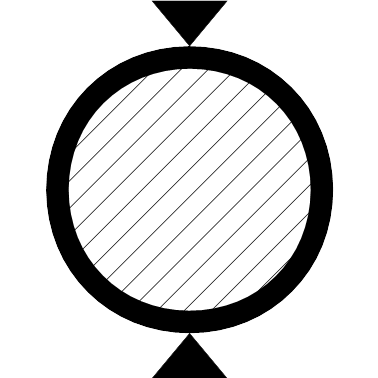
#> input picture V_x.png, 378 x 378 px, found by its file name
$ python tiles_bauen.py
#> lines starting #> are read from the running program, lines starting #| are printed output that depends on the picture
"""Erzeugt die Slot-Tiles der App aus dem Original-Artwork.

Quelle ist `legacy/ArtWork/` (Archiv, bleibt unverändert), Ziel
`app/assets/artwork/`. Alles hier ist ableitbar — die Datei ist die einzige
Stelle, an der die Tiles entstehen, damit sie sich jederzeit identisch
neu bauen lassen.

Drei Schritte:

1. **Größere Dreiecke.** Die Dreiecke ober- und unterhalb des Kreises
   bedeuten „dieser Wert zählt"; im Bestand tragen sie `-1` (zählt immer)
   und `x` (das Loch). Sie werden vergrößert, damit sie auch auf kleinen
   Karten erkennbar sind.
2. **Weiße Kontur.** Die Symbole sind schwarz; auf dunklem Spielbrett oder
   dunklem Artwork verschwinden sie sonst. Die Kontur wird aus dem
   Alphakanal erzeugt und folgt damit jeder Form, auch den Dreiecken.

Aufruf aus dem Repo-Wurzelverzeichnis:  python3 tools/artwork/tiles_bauen.py
"""

import pathlib

from PIL import Image, ImageDraw, ImageFilter

SRC = pathlib.Path("legacy/ArtWork")
DST = pathlib.Path("app/assets/artwork")

KACHEL = 378
SS = 4  # Supersampling für saubere Kanten
MITTE_X = 189.0
RING_OBEN, RING_UNTEN = 46.0, 332.0  # Kreiskante, aus den Wert-Tiles gemessen
DREIECK_BREITE = 110.0
KONTUR = 26  # Stärke der weißen Kontur
SCHWARZ = (0, 0, 0, 255)

# Im Bestand sind mehrere Dateien byte-identisch: ein Loch-Tile und ein
# Schwäche-Tile, jeweils personenunabhängig.
LOCH_ZIELE = ["Empty.png", "V_x.png", "S_x.png", "HG_x.png"]
SCHWAECHE_ZIELE = ["Evil.png", "V_-1.png", "S_-1.png", "HG_-1.png"]
WERT_ZIELE = [f"{p}_{w}.png" for p in ("V", "S", "HG") for w in (0, 1, 2)]


def dreiecke() -> Image.Image:
    """Transparente Ebene mit beiden Dreiecken, Spitze jeweils zur Ringkante."""
    s = KACHEL * SS
    ebene = Image.new("RGBA", (s, s), (0, 0, 0, 0))
#> ebene: PIL image 1512x1512 RGBA; every value is 0
    stift = ImageDraw.Draw(ebene)
    cx, hb = MITTE_X * SS, DREIECK_BREITE * SS / 2
    stift.polygon([(cx - hb, 0), (cx + hb, 0), (cx, RING_OBEN * SS)], fill=SCHWARZ)
    stift.polygon([(cx - hb, s), (cx + hb, s), (cx, RING_UNTEN * SS)], fill=SCHWARZ)
    return ebene.resize((KACHEL, KACHEL), Image.LANCZOS)
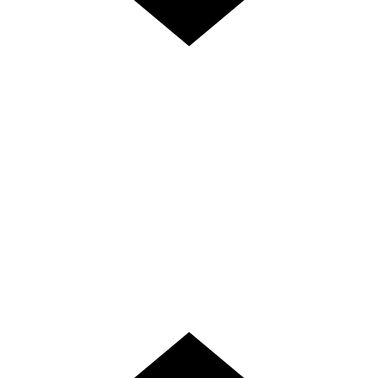
#> returned value: PIL image 378x378 RGBA; mean R, G, B, A 0, 0, 0, 9.1; transparent parts drawn white


def mit_neuen_dreiecken(quelle: str, marker: Image.Image) -> Image.Image:
    """Kreisgrafik übernehmen, die kleinen Original-Dreiecke ersetzen.

    Die Dreiecke liegen außerhalb des Kreises (y < 46 bzw. y > 332), lassen
    sich also wegschneiden, ohne die Kreisgrafik zu berühren.
    """
#> called with quelle = 'V_x.png'
    bild = Image.open(SRC / quelle).convert("RGBA")
#> bild is the input picture: PIL image 378x378 RGBA; mean R, G, B, A 212, 212, 212, 122.6
    px = bild.load()
    for y in list(range(0, int(RING_OBEN))) + list(range(int(RING_UNTEN) + 1, KACHEL)):
        for x in range(KACHEL):
            px[x, y] = (0, 0, 0, 0)
    bild.alpha_composite(marker)
    return bild


def mit_kontur(bild: Image.Image) -> Image.Image:
    """Weiße Kontur rund um alle undurchsichtigen Formen."""
    breiter = bild.getchannel("A").filter(ImageFilter.MaxFilter(KONTUR * 2 + 1))
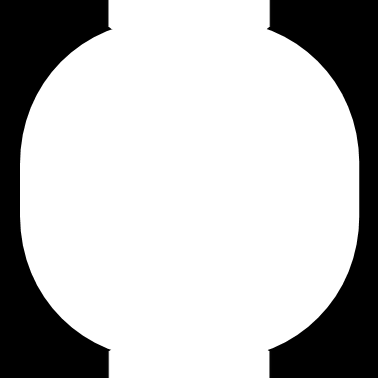
#> breiter: PIL image 378x378 L; min 0, max 255, mean 187
    weiss = Image.new("RGBA", bild.size, (255, 255, 255, 255))
#> weiss: PIL image 378x378 RGBA; every value is 255
    weiss.putalpha(breiter)
    return Image.alpha_composite(weiss, bild)


def main() -> None:
    marker = dreiecke()
    loch = mit_kontur(mit_neuen_dreiecken("V_x.png", marker))
    for name in LOCH_ZIELE:
        loch.save(DST / name)

    schwaeche = mit_kontur(mit_neuen_dreiecken("V_-1.png", marker))
    for name in SCHWAECHE_ZIELE:
        schwaeche.save(DST / name)

    for name in WERT_ZIELE:
        mit_kontur(Image.open(SRC / name).convert("RGBA")).save(DST / name)

    print(f"{len(LOCH_ZIELE) + len(SCHWAECHE_ZIELE) + len(WERT_ZIELE)} Tiles geschrieben")


if __name__ == "__main__":
#> (the run stopped early here; a loop or call above may not have finished)

$ run again, with HG_1.png copied over V_x.png
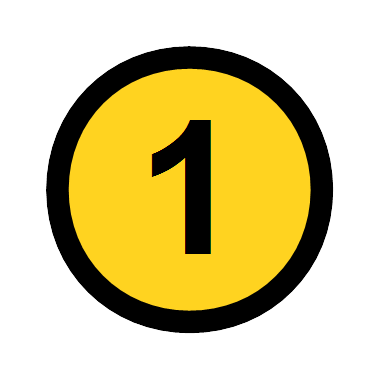
#> input picture HG_1.png, 378 x 378 px, found by its file name
#> ebene: PIL image 1512x1512 RGBA; every value is 0
#> in mit_neuen_dreiecken, bild is the input picture: PIL image 378x378 RGBA; mean R, G, B, A 213.8, 200.8, 148.1, 116.4
#> in mit_neuen_dreiecken, `bild.alpha_composite(marker)`:
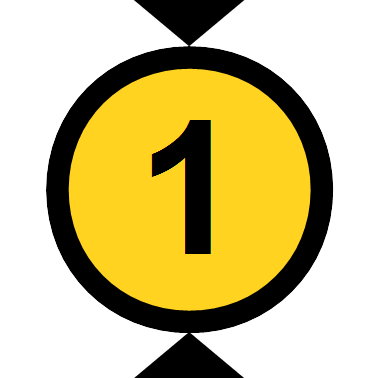
#> bild: PIL image 378x378 RGBA; mean R, G, B, A 152.4, 139.4, 86.7, 125.4; transparent parts drawn white
